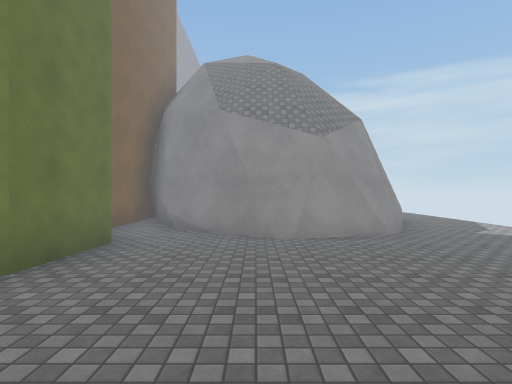
view 1 (above)

16 first-person views from a walk through a 3-D level made in the Unity game engine. The camera is 1.5 m above the floor, looks level and sees 80° across. The floor is counted in squares, 2 m on a side. Each view is taken from the middle of a square. On the plan, view 1 faces up. The plan holds only what a view shows up to about 10 squares ahead; the rest is blank. The place goes on beyond the plan. Surface patterns are stand-ins for the level's own textures.

view 2
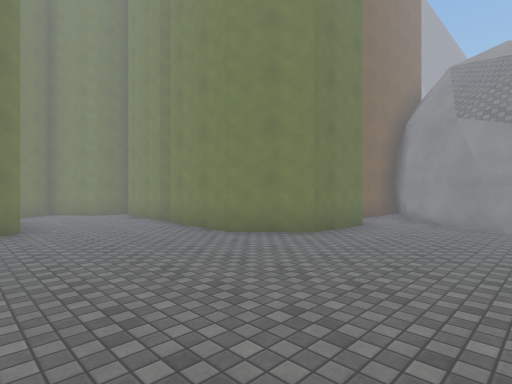

view 3
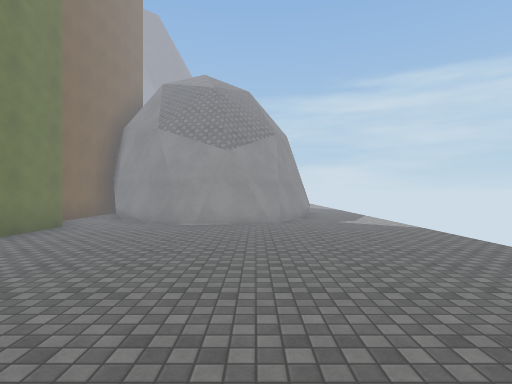

view 4
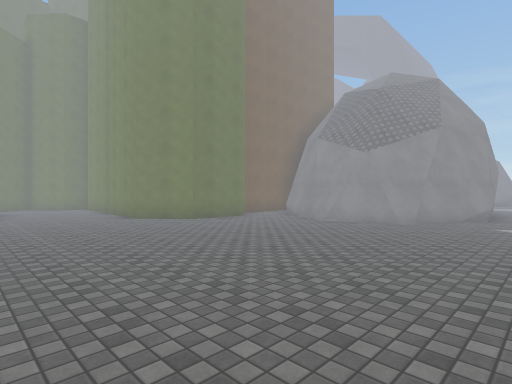

view 5
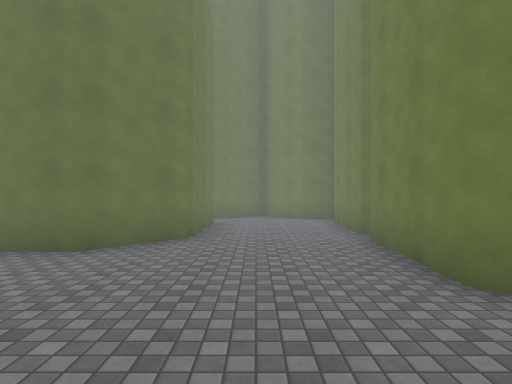

view 6
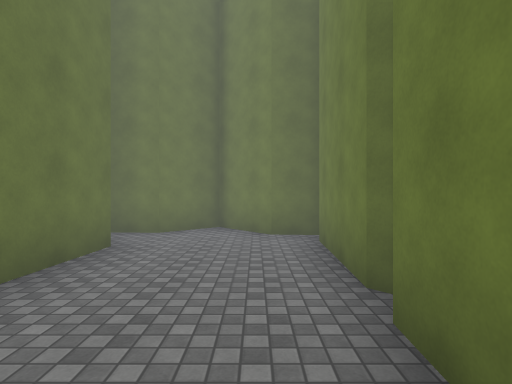

view 7
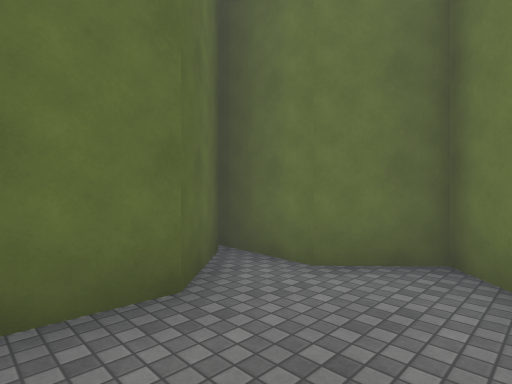

view 8
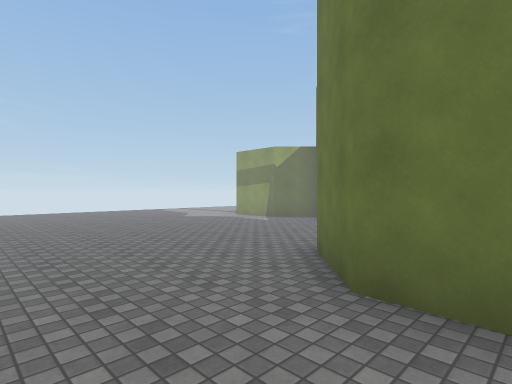

view 9
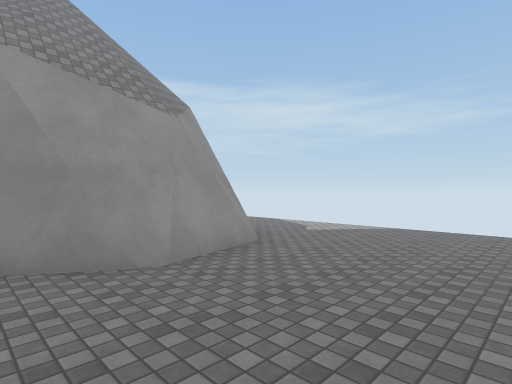

view 10
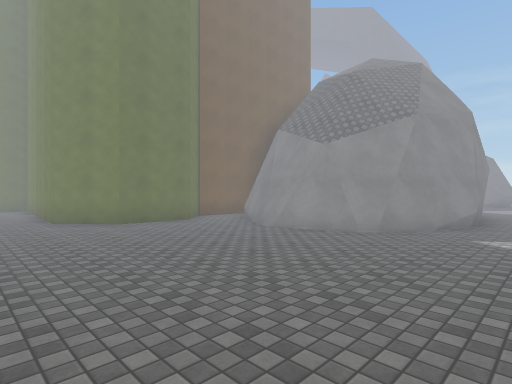

view 11
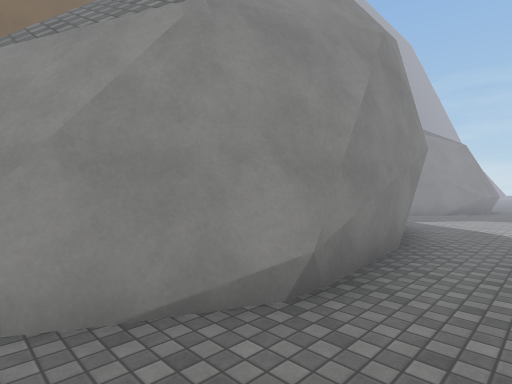

view 12
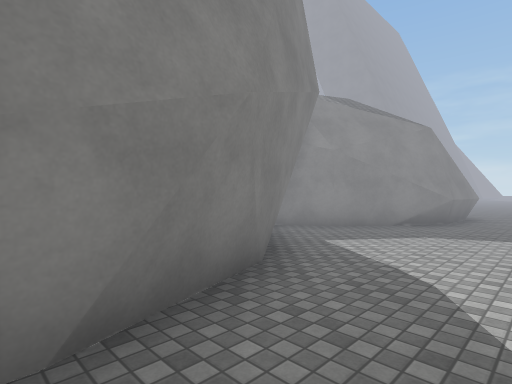

view 13
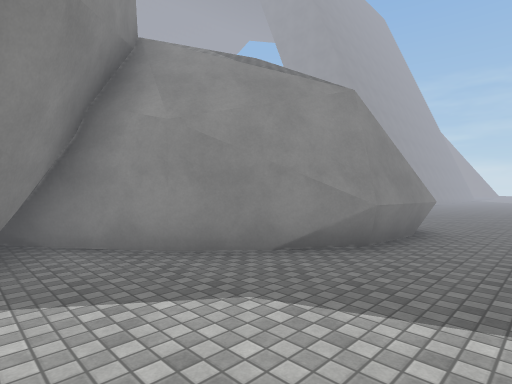

view 14
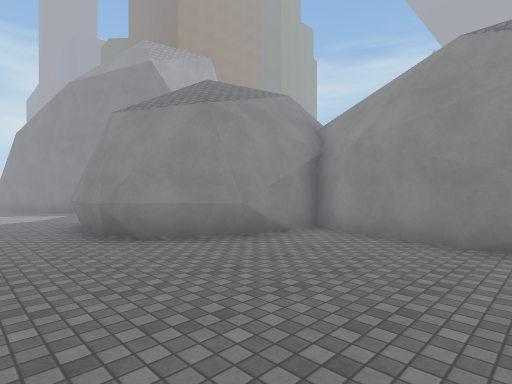

view 15
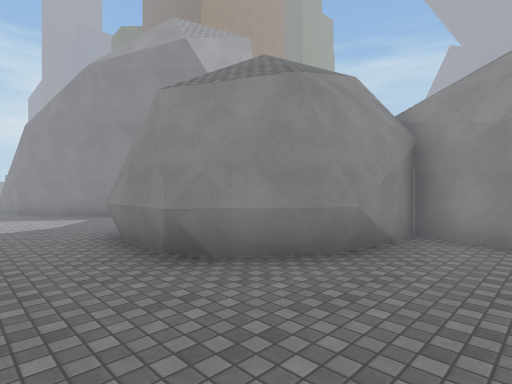

view 16
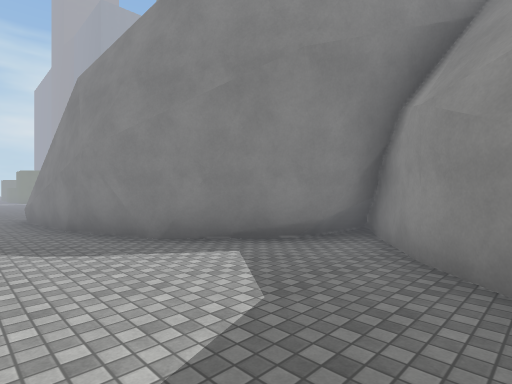

### Floor plan
Points are (right, up) in squares from view 1. A wall is a line through its corners. A room is listed if a view was taken in it or the views show most of it. See-through windows are left out.
Room 1 (views 1, 2, 3, 4, 5, 6, 7, 8, 9, 10)
walls: (1, 5.3) (0.1, 5.4) (-1.6, 6.4); (2.2, 5.5) (0.4, 5) (-1.8, 6.3) (-3, 8.9) (-3, 5.4) (-2.1, 4.5) (-2.2, 2.8) (-3.4, 1.7) (-5.8, 1.8); (-1.6, 6.3) (-2, 6.7); (2.5, 6.1) (1.9, 5.5); (-6.3, 1.8) (-8.7, 1.9); (-9.5, 2.2) (-9.5, 1.1) (-10.5, 0.2) (-9.6, -0.8) (-9.7, -2.5); (-9.5, -2.1) (-8.2, -1) (-5.9, -1.1) (-4.8, -2.3)
low walls: (0.8, 5.1) (0.1, 5.2); (2.6, 5.8) (2.2, 5.5)
ways out: opening at (4.5, 6.5) to room 2
Room 2 (views 11, 12, 13)
walls: (3.4, 11) (3.7, 8) (2.8, 6.3); (2.8, 12.3) (3.5, 10.3); (2.4, 13.2) (3.1, 11.8); (3.7, 8.4) (3.5, 7.7)
low walls: (1.6, 13.5) (2.5, 12.7)
ways out: opening at (4.5, 6.5) to room 1; opening at (3.2, 15.8) to room 3
Room 3 (views 14, 15, 16)
walls: (0.6, 21.4) (1.6, 21.2) (3.2, 20.2) (3.4, 19.8) (3.3, 18.1) (2.8, 17.4); (3.3, 17.9) (1.4, 15.9); (-0.2, 22.4) (-0.7, 21.2) (1.5, 21.3); (0.3, 24.7) (-0.2, 22.3); (1.5, 16) (-0.9, 14.2); (0.5, 14.7) (1.1, 14.4); (-0.2, 14.8) (0.9, 14.6) (2.7, 12.8)
low walls: (0.8, 14.3) (1.5, 13.6)
ways out: opening at (3.2, 15.8) to room 2

Positions as (right, up) in squares from view 1, and headings:
1: (0, 0), facing up
2: (1, -2), facing up-left
3: (2, -2), facing up
4: (5, -2), facing up-left
5: (-1, 0), facing left
6: (-4, 1), facing left
7: (-7, 1), facing down-left
8: (-7, 1), facing down-right
9: (-1, 2), facing up-right
10: (5, 0), facing up-left
11: (5, 6), facing up-left
12: (5, 10), facing up-left
13: (5, 14), facing up-left
14: (5, 25), facing down-left
15: (5, 23), facing down-left
16: (5, 17), facing down-left
